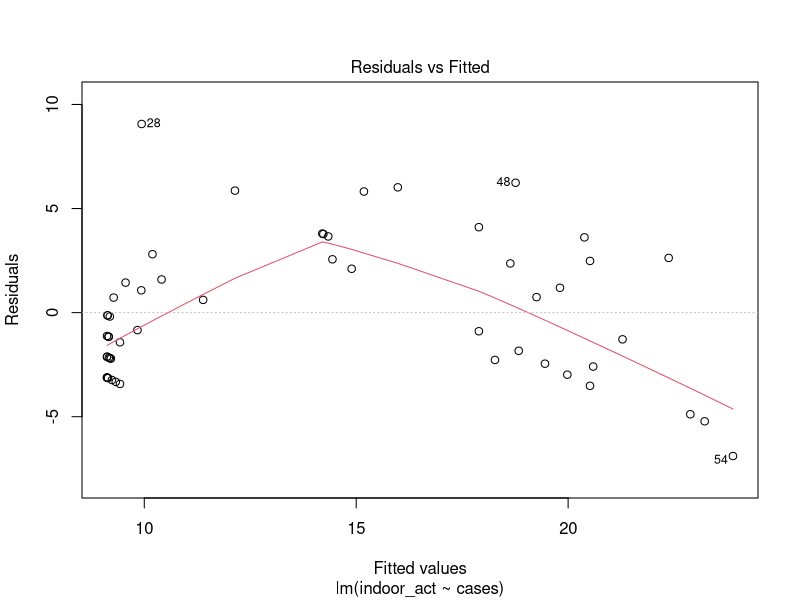
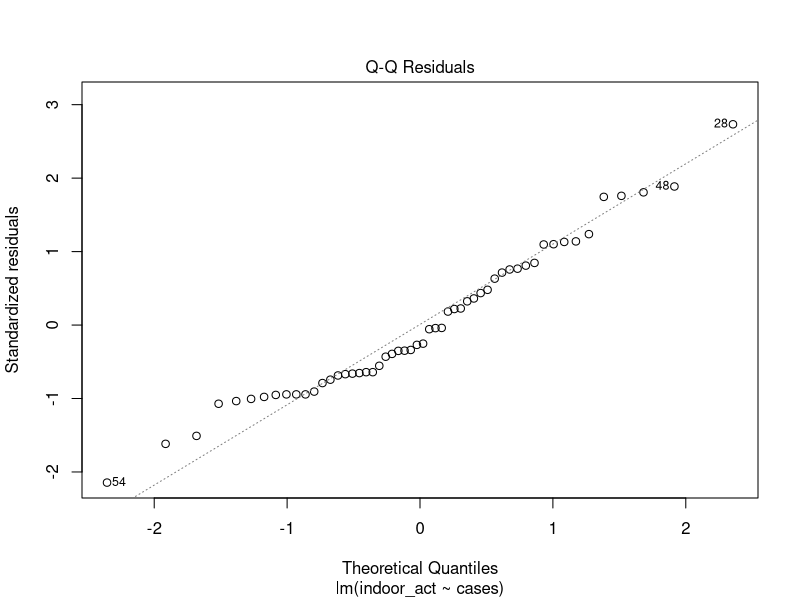
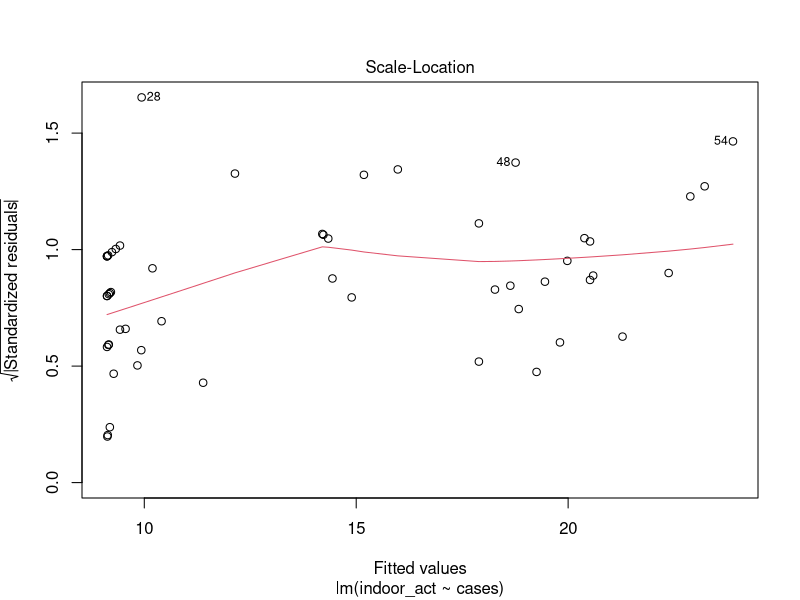
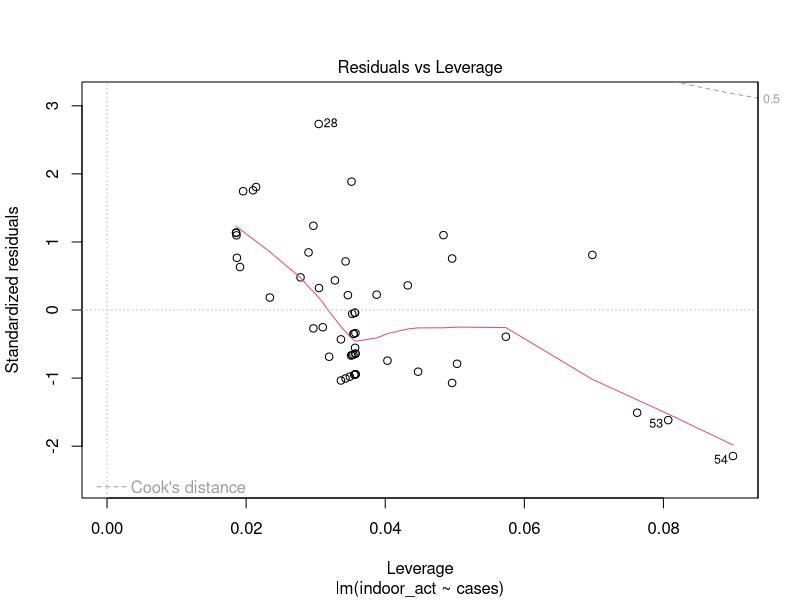
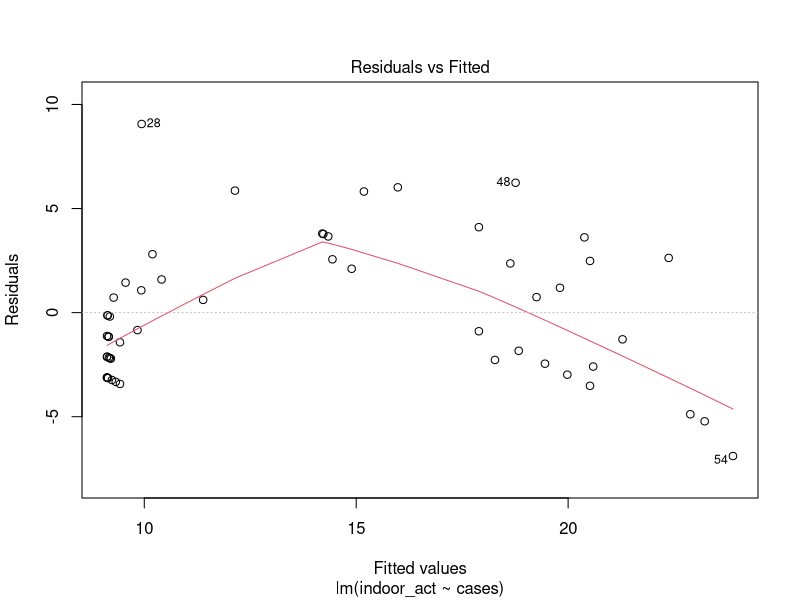
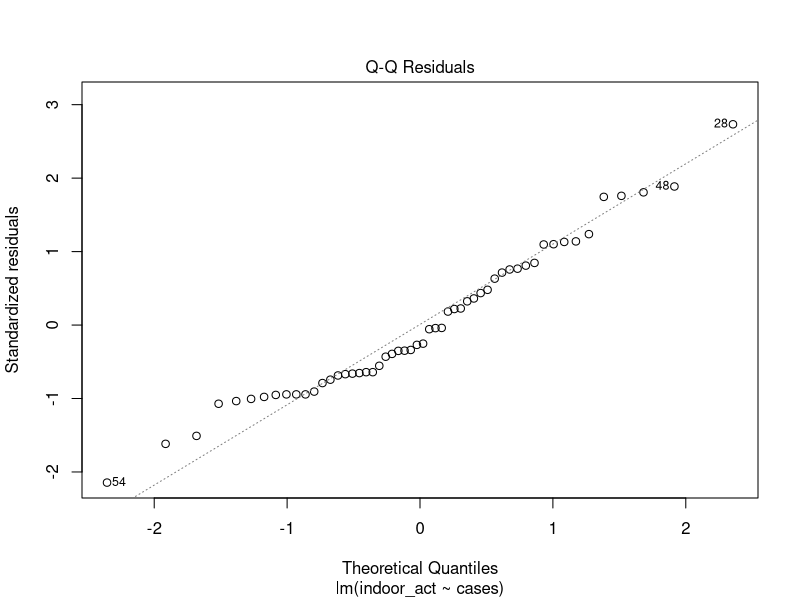
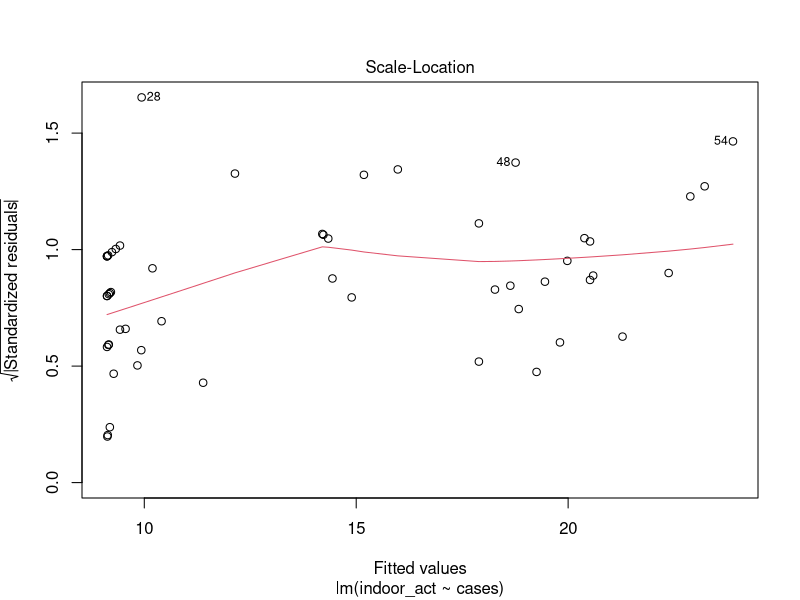
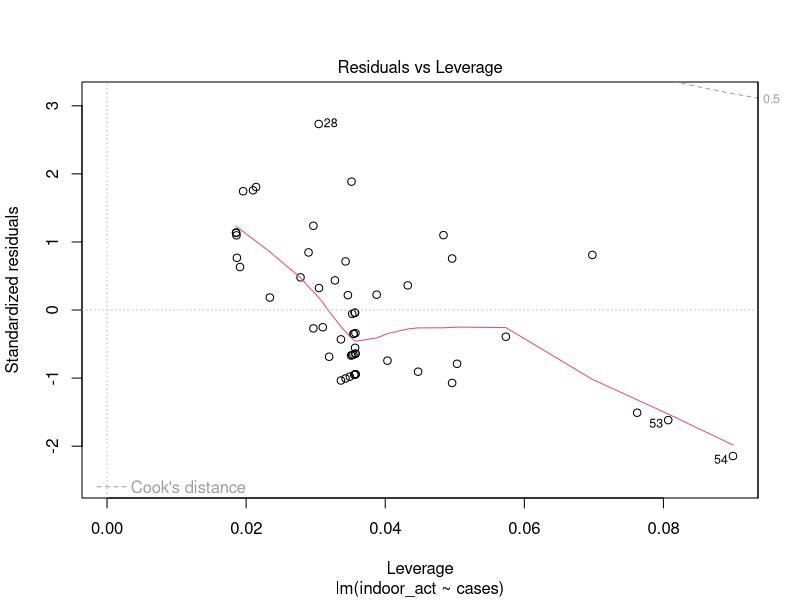

Source code (R) for these figures, in order:
## ---- chunk 1
library(readxl)
covid1 <- read_excel("covid1.xls")
View(covid1)
cases = covid1[["cases"]]
indoor_act =covid1[["indoor"]]
outdoor_act = covid1[["outdoor"]]
cases_mean = mean(cases)
ind_mean = mean(indoor_act)
out_mean = mean(outdoor_act)
cases_var = var(cases)
ind_var = var(indoor_act)
out_var = var(outdoor_act)
cases_mean 
ind_mean 
out_mean 
cases_var 
ind_var
out_var 

## ---- chunk 2
Cor_ind = cor(cases,indoor_act)
cor_out = cor(cases, outdoor_act)

Cor_ind
cor_out
## ---- chunk 3
ind_lm = lm(formula=indoor_act~cases)
  
out_lm = lm(formula = outdoor_act~cases)

ind_lm
out_lm

plot(ind_lm)
plot(ind_lm)

## ---- chunk 4
summary(ind_lm)
summary(out_lm)
